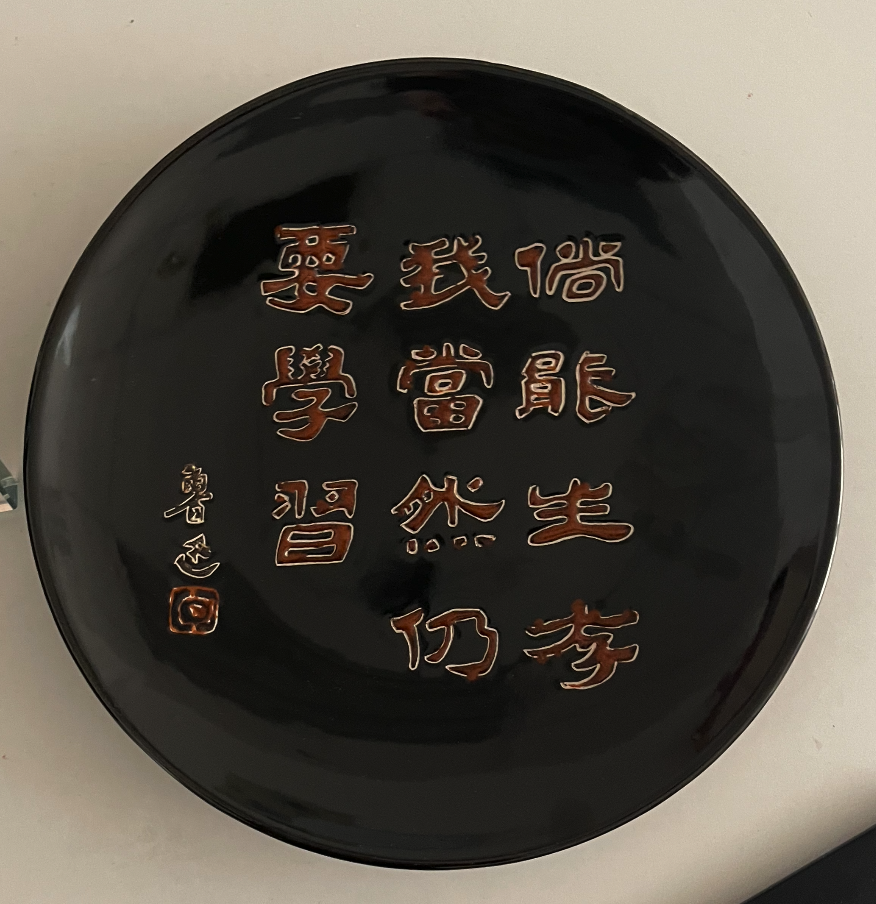
#> input picture week6/lx.jpg, 876 x 904 px
$ python week6-1.py
#> lines starting #> are read from the running program, lines starting #| are printed output that depends on the picture
"""
作者：Lucifer
日期：2023年04月01日
"""
from PIL import Image
from PIL import ImageFilter
import os
import matplotlib.pyplot as plt


class ImageProcessor:
    """
    处理图片的基类
    """

    def __init__(self, path, **kwargs):
#> called with path = 'lx.jpg'
        self.image = Image.open(path)
#> self.image is the input picture: PIL image 876x904 RGBA; mean R, G, B, A 86.9, 80.9, 71.9, 255
        self.value_list = kwargs  # 包含'box'(裁剪参数)、'resize'(重新调整大小的参数)

    def process(self):
        raise NotImplementedError("Error: fun not implemented!")


class Grayscale(ImageProcessor):
    """
    图片的灰度化处理
    """
    def __init__(self, path):
        ImageProcessor.__init__(self, path)

    def process(self):
        gray_image = self.image.convert('L')
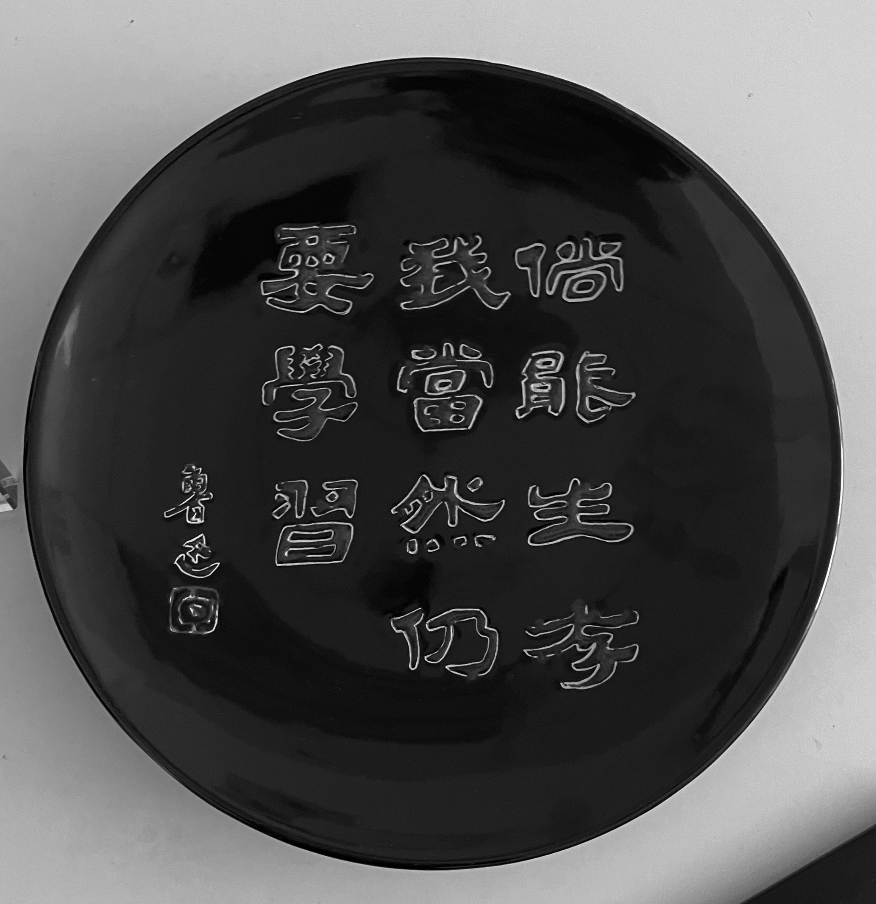
#> gray_image: PIL image 876x904 L; min 0, max 254, mean 81.7
        return gray_image


class Crop_to_half(ImageProcessor):
    """
    图片的裁剪处理
    """
    def __init__(self, path, **kwargs):
        ImageProcessor.__init__(self, path, **kwargs)

    def process(self):
        region = self.image.crop(self.value_list['box'])
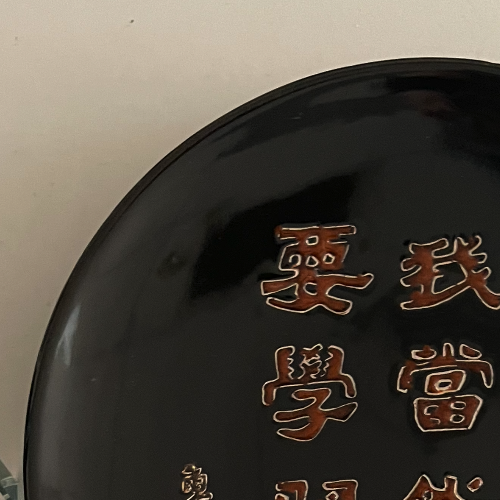
#> region: PIL image 500x500 RGBA; mean R, G, B, A 82.2, 75.4, 66, 255
        resize_image = region.resize(self.value_list['resize'])
        return resize_image


class Blur(ImageProcessor):
    """
    图片的模糊处理
    """
    def __init__(self, path):
        ImageProcessor.__init__(self, path)

    def process(self):
        blur_image = self.image.filter(ImageFilter.BLUR)
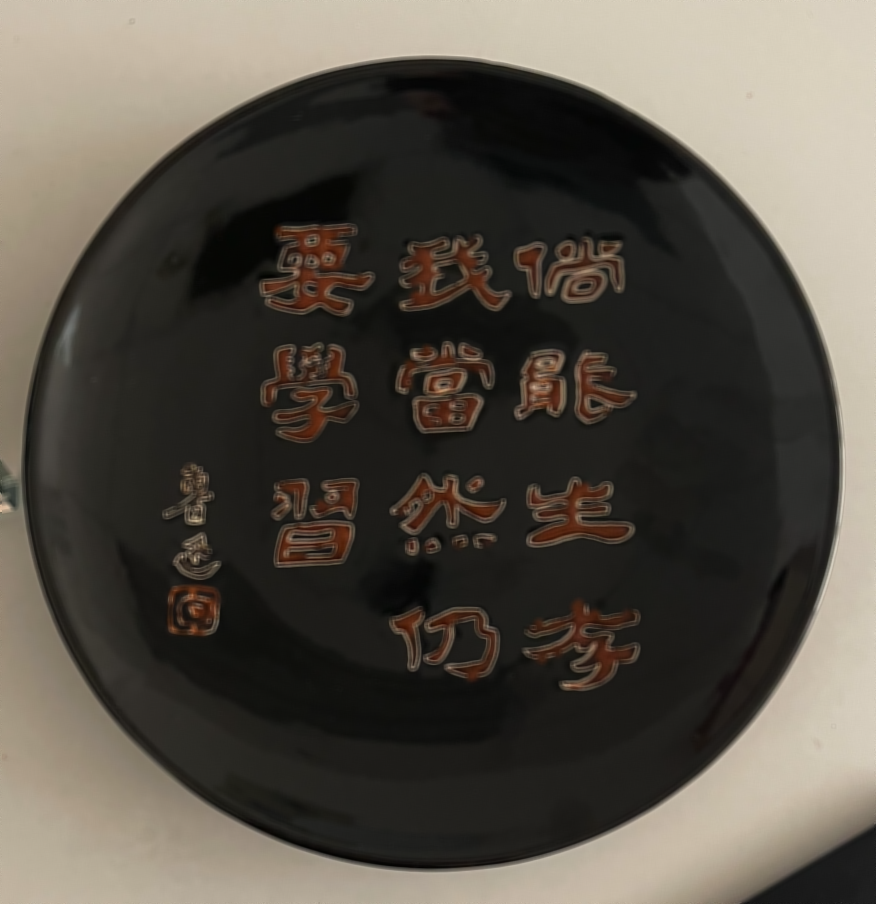
#> blur_image: PIL image 876x904 RGBA; mean R, G, B, A 86.9, 81, 71.9, 255
        return blur_image


class Edge_extraction(ImageProcessor):
    """
    图片的边缘提取
    """
    def __init__(self, path):
        ImageProcessor.__init__(self, path)

    def process(self):
        temp = self.image.convert('L')
        extract_image = temp.filter(ImageFilter.FIND_EDGES)
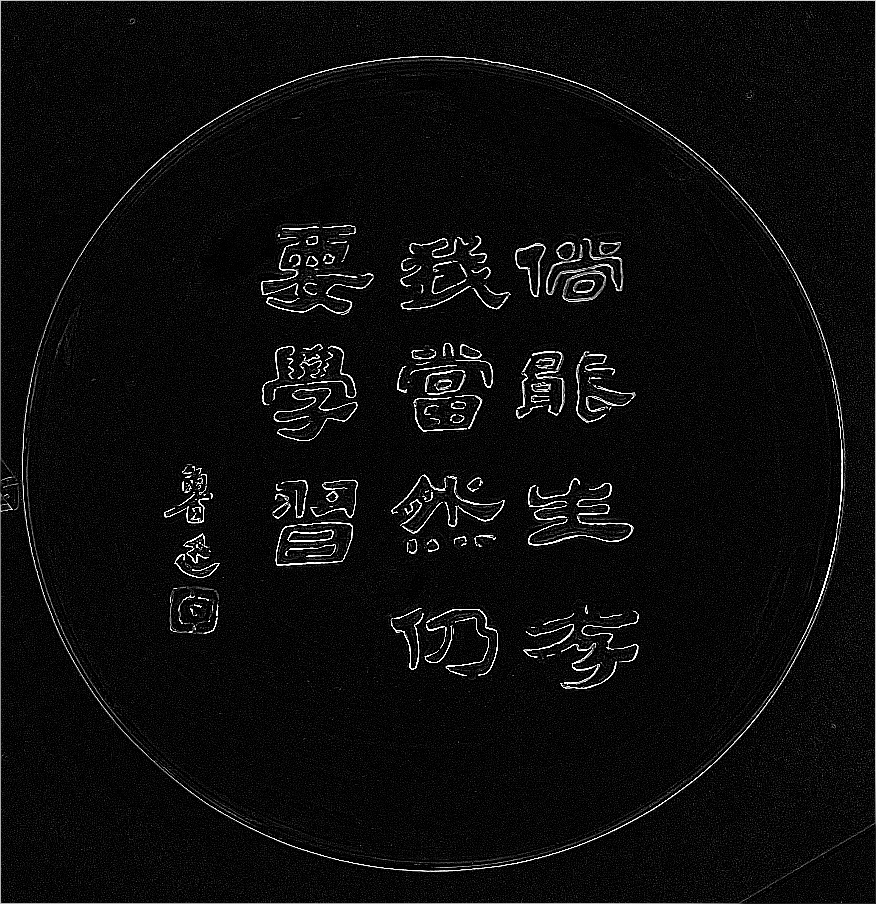
#> extract_image: PIL image 876x904 L; min 0, max 255, mean 12.7
        return extract_image


class ImageShop:
    """
    对某一目录中某种格式的图片进行统一操作，并存储
    """

    def __init__(self, image_format, image_directory):
        self.image_format = image_format
        self.image_directory = image_directory
        self.image_list = []
        self.processed_image = None

    def load_images(self):
        directory = os.listdir(self.image_directory)
        for item in directory:
            if item.endswith(self.image_format):
                self.image_list.append(Image.open(os.path.join(self.image_directory, item)))

    def __batch_ps(self, Processor, **kwargs):
        for index, image in enumerate(self.image_list):
            self.image_list[index] = image.filter(Processor(**kwargs))

    def batch_ps(self, *values):
        for value in values:
            self.__batch_ps(value[0], **(value[1]))

    def save(self, out_path):
        self.processed_image = self.processed_image.convert('RGB')
        self.processed_image.save(out_path, 'JPEG')  # 调用时需要自己设置self.processed_image为image_list中的哪张

    def display(self, row, col, image_size, max_amounts):
        plt.figure(figsize=image_size)
        for i in range(row * col):
            if i >= max_amounts:
                break
            plt.subplot(row, col, i+1)
            plt.imshow(self.image_list[i])
            plt.axis('off')
        plt.show()


class TestImageShop:
    """
    用于测试ImageShop的类
    """

    def __init__(self, image_format, image_directory, processor, save_path):
        self.image_format = image_format
        self.image_directory = image_directory  # 'C:\\Users加百列MH\\Desktop\\图\\test'
        self.processor = processor  # ImageFilter.BLUR
        self.save_path = save_path  # 'D:\\PycharmProjects\\python_2023\\week6\\processed_images'
        self.image_sample = ImageShop(self.image_format, self.image_directory)

    def Totest(self):
        # 加载操作
        self.image_sample.load_images()
        # 统一处理, 并将处理后的图片存进self.image_sample.image_list里
        self.image_sample.batch_ps((self.processor, {'radius': 2}))
        # 将image_list里的图片全部存进当前目录里
        for i in range(len(self.image_sample.image_list)):
            self.image_sample.processed_image = self.image_sample.image_list[i]
            self.image_sample.save(self.save_path + '\\' + '{}.'.format(i) + self.image_format)
        # 呈现
        self.image_sample.display(2, 3, (1500, 1000), 6)


if __name__ == "__main__":
    image = 'lx.jpg'
    ex1 = Grayscale(image)
    im1 = ex1.process()
    ex2 = Crop_to_half(image, **{'box': (0, 0, 500, 500), 'resize': (876, 904)})
    im2 = ex2.process()
    ex3 = Blur(image)
    im3 = ex3.process()
    ex4 = Edge_extraction(image)
    im4 = ex4.process()

    plt.figure()

    plt.subplot(2, 2, 1)
    plt.imshow(im1)
    plt.axis('off')
    plt.subplot(2, 2, 2)
    plt.imshow(im2)
    plt.axis('off')
    plt.subplot(2, 2, 3)
    plt.imshow(im3)
    plt.axis('off')
    plt.subplot(2, 2, 4)
    plt.imshow(im4)
    plt.axis('off')

    plt.show()

    test_imageshop = TestImageShop('jpg', 'C:\\Users\\加百列MH\\Desktop\\图\\test', ImageFilter.GaussianBlur,
                                   'D:\\PycharmProjects\\python_2023\\week6\\processed_images')
#> (the run stopped early here; a loop or call above may not have finished)
